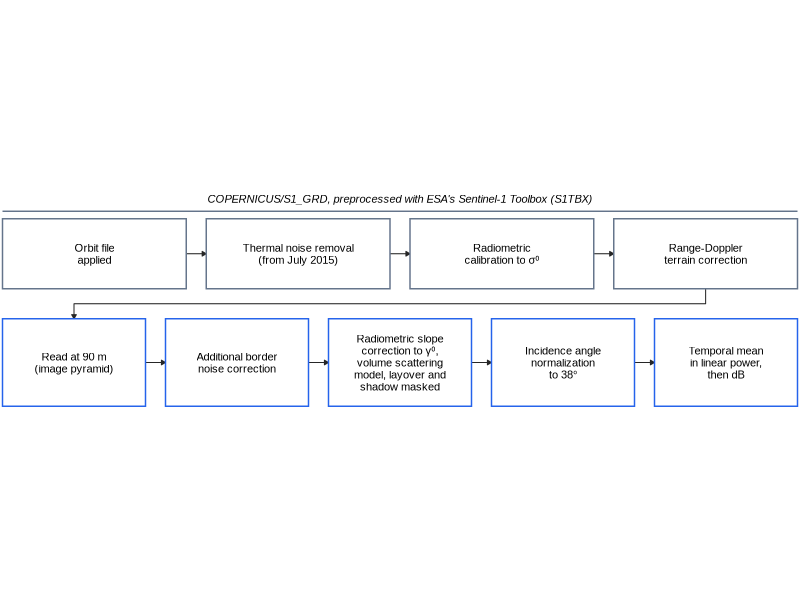

Recreate this plot in R.
## ---- chunk 1
#| label: supp-setup
#| echo: true
#| output: false
# The Forestry supplement of manuscript-forestry-new-2026-11-14.qmd; supplementary.qmd stays the supplement of the Journal of Applied Remote Sensing version.
library(ggplot2)
knitr::opts_knit$set(root.dir = here::here())  # paths from the repository root, as in the manuscript
## ---- chunk 2
#| label: fig-processing
#| echo: true
#| fig-cap: "Processing chain of each Sentinel-1 GRD scene, in the order applied, from the orbit file to the temporal mean backscatter."
#| fig-width: 6.299
#| fig-height: 1.870
#| dev: ragg_png
# Row 1 is the preprocessing of every COPERNICUS/S1_GRD scene with ESA's Sentinel-1 Toolbox (Vollrath et al. 2020, p. 3); row 2 is the
# processing of the manuscript's code in the order it was computed, the 90 m read first because the statewide chunk requests every step at
# 90 m. Terms checked against the literature in 05.tasks/session-4/flowchart-terms-sar.md.
who <- "COPERNICUS/S1_GRD, preprocessed with ESA's Sentinel-1 Toolbox (S1TBX)"  # labels row 1 only
st <- tibble::tibble(
  lab = c("Orbit file\napplied", "Thermal noise removal\n(from July 2015)", "Radiometric\ncalibration to σ⁰", "Range-Doppler\nterrain correction",
    "Read at 90 m\n(image pyramid)", "Additional border\nnoise correction", "Radiometric slope\ncorrection to γ⁰,\nvolume scattering\nmodel, layover and\nshadow masked",
    "Incidence angle\nnormalization\nto 38°", "Temporal mean\nin linear power,\nthen dB"),
  row = rep(1:2, c(4, 5))) |>
  dplyr::mutate(k = dplyr::row_number(), n = dplyr::n(), .by = row) |>
  dplyr::mutate(w = (15.9 - (n - 1) * 0.4) / n, x0 = 0.05 + (k - 1) * (w + 0.4), x1 = x0 + w, y0 = ifelse(row == 1, 2.95, 0.6), y1 = ifelse(row == 1, 4.35, 2.35),
    line = ifelse(row == 2, "#2563EB", "#64748B"))  # the blue of the radar and the slate of the benchmarks in Figure 2
gr <- dplyr::summarise(dplyr::filter(st, row == 1), x0 = min(x0), x1 = max(x1))  # the span of the toolbox steps
step <- dplyr::filter(st, k < n)  # the arrows inside each row
turn <- data.frame(x = c((st$x0[4] + st$x1[4]) / 2, (st$x0[4] + st$x1[4]) / 2, (st$x0[5] + st$x1[5]) / 2, (st$x0[5] + st$x1[5]) / 2), y = c(2.95, 2.65, 2.65, 2.35))  # row 1 into row 2
f <- 8 / .pt
ggplot() +
  geom_segment(data = step, aes(x = x1, xend = x1 + 0.4, y = (y0 + y1) / 2, yend = (y0 + y1) / 2), linewidth = 0.35, colour = "grey15", arrow = arrow(length = unit(1.2, "mm"), type = "closed")) +
  geom_path(data = turn, aes(x, y), linewidth = 0.35, colour = "grey15", arrow = arrow(length = unit(1.2, "mm"), type = "closed")) +
  geom_rect(data = st, aes(xmin = x0, xmax = x1, ymin = y0, ymax = y1, colour = I(line)), fill = "white", linewidth = 0.5) +
  geom_text(data = st, aes((x0 + x1) / 2, (y0 + y1) / 2, label = lab), size = f, lineheight = 0.9, family = "Arial") +
  annotate("segment", x = gr$x0, xend = gr$x1, y = 4.5, yend = 4.5, linewidth = 0.5, colour = "#64748B") +
  annotate("text", x = (gr$x0 + gr$x1) / 2, y = 4.75, label = who, size = f, fontface = "italic", family = "Arial") +
  coord_fixed(xlim = c(0, 16), ylim = c(0.35, 5.1), expand = FALSE) + theme_void(base_family = "Arial")
## ---- chunk 3
#| label: tbl-coverage
#| echo: true
#| tbl-cap: "Survey coverage and scores of the four survey regions. The Copper River basin was set apart from the test of the second hypothesis, because the survey flew over its cells in one or two of the nine years from 2016 to 2024. Years flown is the median count over the sampled cells of each class. AUC is the area under the curve for ranking dead above living, with Sentinel-2 red scored on the cells with a clear day."
# Read from the tables the manuscript's chunks save, so the supplement renders after the manuscript.
ra <- as.matrix(read.csv("03.outputs/statewide_regions.csv", row.names = 1)); sc <- as.matrix(read.csv("03.outputs/survey_coverage.csv", row.names = 1))
op <- as.matrix(read.csv("03.outputs/optical_regions.csv", row.names = 1)); nd <- as.matrix(read.csv("03.outputs/nidrm_comparison.csv", row.names = 1))
rg <- c(kenai = "Kenai Peninsula", matsu = "Matanuska-Susitna Borough", interior = "Interior", copper = "Copper River basin, set apart")
tb <- data.frame(Region = unname(rg), Dead = format(ra["dead", names(rg)], big.mark = "\u2009"), Living = format(ra["living", names(rg)], big.mark = "\u2009"),
  `Years flown, dead` = sprintf("%g", sc["years_flown_attacked", names(rg)]), `Years flown, living` = sprintf("%g", sc["years_flown_unattacked", names(rg)]),
  `AUC, VV` = sprintf("%.2f", ra["AUC_VV", names(rg)]), `AUC, red` = sprintf("%.2f", op["AUC_red", names(rg)]), `AUC, hazard map` = sprintf("%.2f", nd["AUC_loss", names(rg)]),
  check.names = FALSE)
ft <- flextable::flextable(tb) |> flextable::fontsize(size = 11, part = "all") |> flextable::align(align = "center", part = "header") |>
  flextable::align(j = 2:8, align = "right", part = "body") |> flextable::padding(padding.top = 1, padding.bottom = 1, part = "all")
flextable::set_table_properties(ft, layout = "autofit", width = 1)
